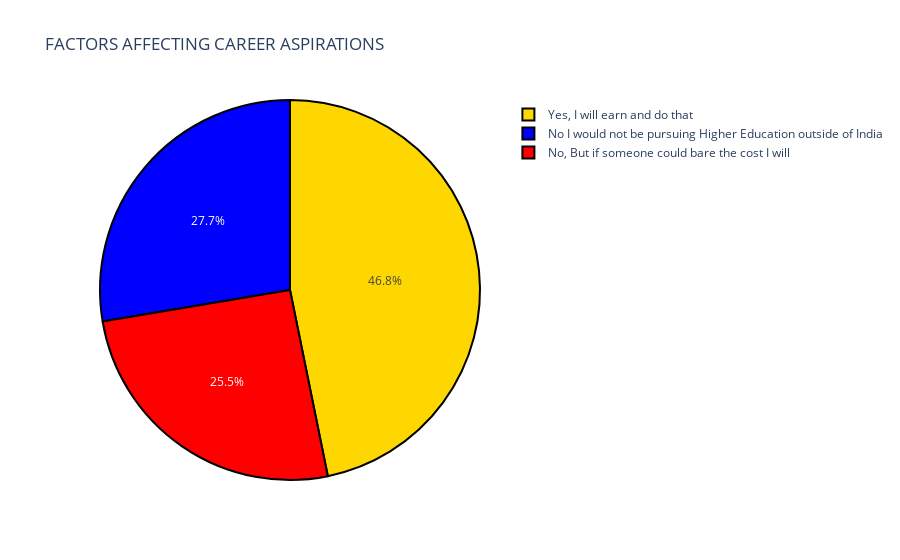

Here is the notebook cell this chart was saved with:
### Code cell
label=question3.index
counts=question3.values
colors=['gold','blue','red']
fig=go.Figure(data=[go.Pie(labels=label,values=counts)])
fig.update_layout(title_text="FACTORS AFFECTING CAREER ASPIRATIONS")
fig.update_traces(hoverinfo="label+value",textinfo='percent',
                  marker=dict(colors=colors,line=dict(color='black',width=2)))
fig.show()

### Figure 1 — Plotly figure (JSON) as saved in the notebook; plotly's stock layout.template omitted (floating-point values rounded to 4 significant figures)
{"data": [{"hoverinfo": "label+value", "labels": ["Yes, I will earn and do that", "No I would not be pursuing Higher Education outside of India", "No, But if someone could bare the cost I will"], "marker": {"colors": ["gold", "blue", "red"], "line": {"color": "black", "width": 2}}, "textinfo": "percent", "type": "pie", "values": [110, 65, 60]}], "layout": {"autosize": true, "title": {"text": "FACTORS AFFECTING CAREER ASPIRATIONS"}}}
